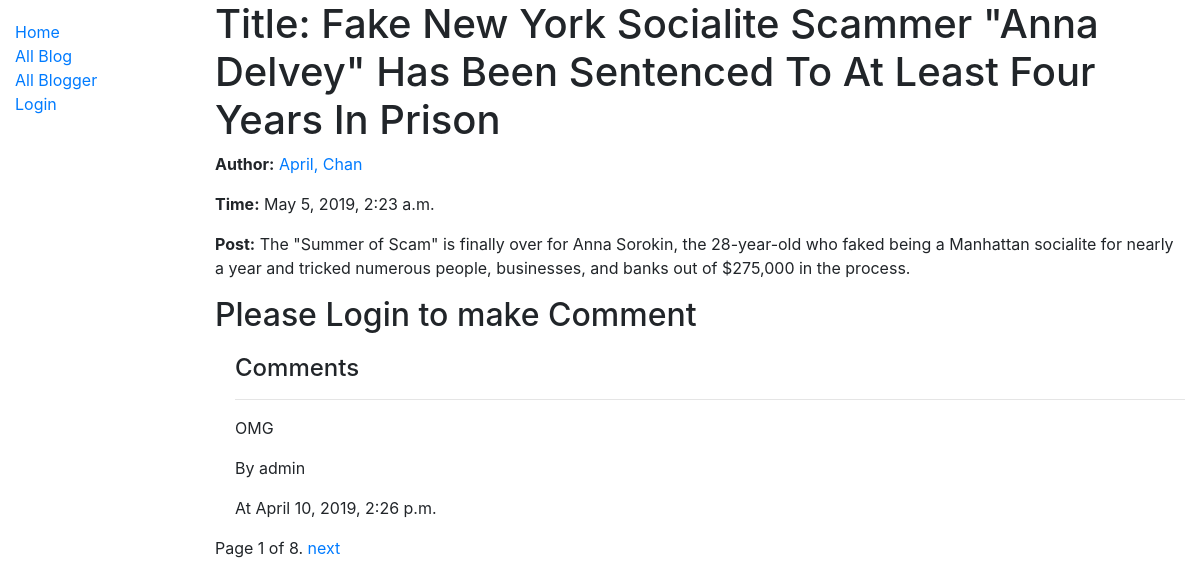
The app's page /blog/blog/2 with its own data.
### blog/models.py (models this page shows, shortened)
class Blog(models.Model):
    title = models.CharField(max_length=200)
    blogger = models.ForeignKey('Blogger', on_delete=models.SET_NULL, null=True)
    post = models.TextField(max_length=10000000, help_text='Enter a blog post')
    datetime = models.DateTimeField(null=False)
    class Meta:
        ordering = ['-datetime']
    def display_most_recent_comment(self):
        comment = "No " or Comment.objects.filter(blog=self.id)[0].content
        return comment
    display_most_recent_comment.short_description = 'Most Recent Comment'

class Blogger(models.Model):
    first_name = models.CharField(max_length=100)
    last_name = models.CharField(max_length=100)
    date_of_birth = models.DateField(null=True, blank=True)
    date_of_death = models.DateField('Died', null=True, blank=True)
    class Meta:
        ordering = ['last_name', 'first_name']
    def get_absolute_url(self):
        return reverse('blogger-detail', args=[str(self.id)])
    def __str__(self):
        return f'{self.first_name}, {self.last_name}'

class Comment(models.Model):
    commentId = models.UUIDField(primary_key=True, default=uuid.uuid4, help_text='Unique Comment ID')
    content = models.CharField(max_length=200000)
    blog = models.ForeignKey('Blog', on_delete=models.SET_NULL, null=True)
    commenter = models.ForeignKey(User, on_delete=models.SET_NULL, null=True, blank=True)
    datetime = models.DateTimeField(null=False)
    class Meta:
        ordering = ['datetime']
    def display_truncated_content(self):
        if len(self.content)>=72:
            return self.content[:71]+"..."
        else:
            return self.content
    display_truncated_content.short_description = 'Truncated Content (75 Characters)'

### blog/views.py (the view)
# urls.py: path('blog/<int:pk>', views.BlogDetailView.as_view(), name='blog-detail'),
class BlogDetailView(generic.DetailView,MultipleObjectMixin):
    model = Blog
    paginate_by = 1
    def get_context_data(self, **kwargs):
        object_list = Comment.objects.filter(blog=self.object)
        context = super(BlogDetailView, self).get_context_data(object_list=object_list, **kwargs)
        context['form'] = CommentForm()
        return context

### blog/templates/blog/blog_detail.html
{% extends "base_generic.html" %}
{% block content %}
  <h1>Title: {{ blog.title }}</h1>
  <p><strong>Author:</strong> <a href="{{blog.blogger.get_absolute_url}}">{{ blog.blogger }}</a></p>
  <p><strong>Time:</strong> {{ blog.datetime }}</p>
  <p><strong>Post:</strong> {{ blog.post }}</p>
  {% if user.is_authenticated %}
  <form action="{{blog.id}}/create/" method="post" style='display:inline;'>
    {% csrf_token %}
    <table>
    {{ form.as_table }}
    </table>
    <input type="submit" value="Submit">
    <input type="hidden" name="next" value="{{ request.path }}">
  </form>
  {% else %}
  <h2>Please Login to make Comment</h2>
  {% endif %}
  <div style="margin-left:20px;margin-top:20px">
    <h4>Comments</h4>
    {% for comment in object_list %}
      <hr>
      <p>{{comment.content}}</p>
      <p>By {{comment.commenter}}</p>
      <p>At {{comment.datetime}}</p>
    {% endfor %}
  </div>
{% endblock %}

### records on screen
Blog: title "Fake New York Socialite Scammer \"Anna Delvey\" Has Been Sentenced To At Least Four Years In Prison", blogger "April, Chan", datetime "May 5, 2019, 2:23 a.m.", post "The \"Summer of Scam\" is finally over for Anna Sorokin, the 28-year-old who faked being a Manhattan socialite for nearly a year and tricked numerous people, businesses, and banks out of $275,000 in the process."
Comment: content "OMG", commenter "admin", datetime "April 10, 2019, 2:26 p.m."

### other values on screen
{{ page_obj.number }} "1"
{{ page_obj.paginator.num_pages }} "8"
